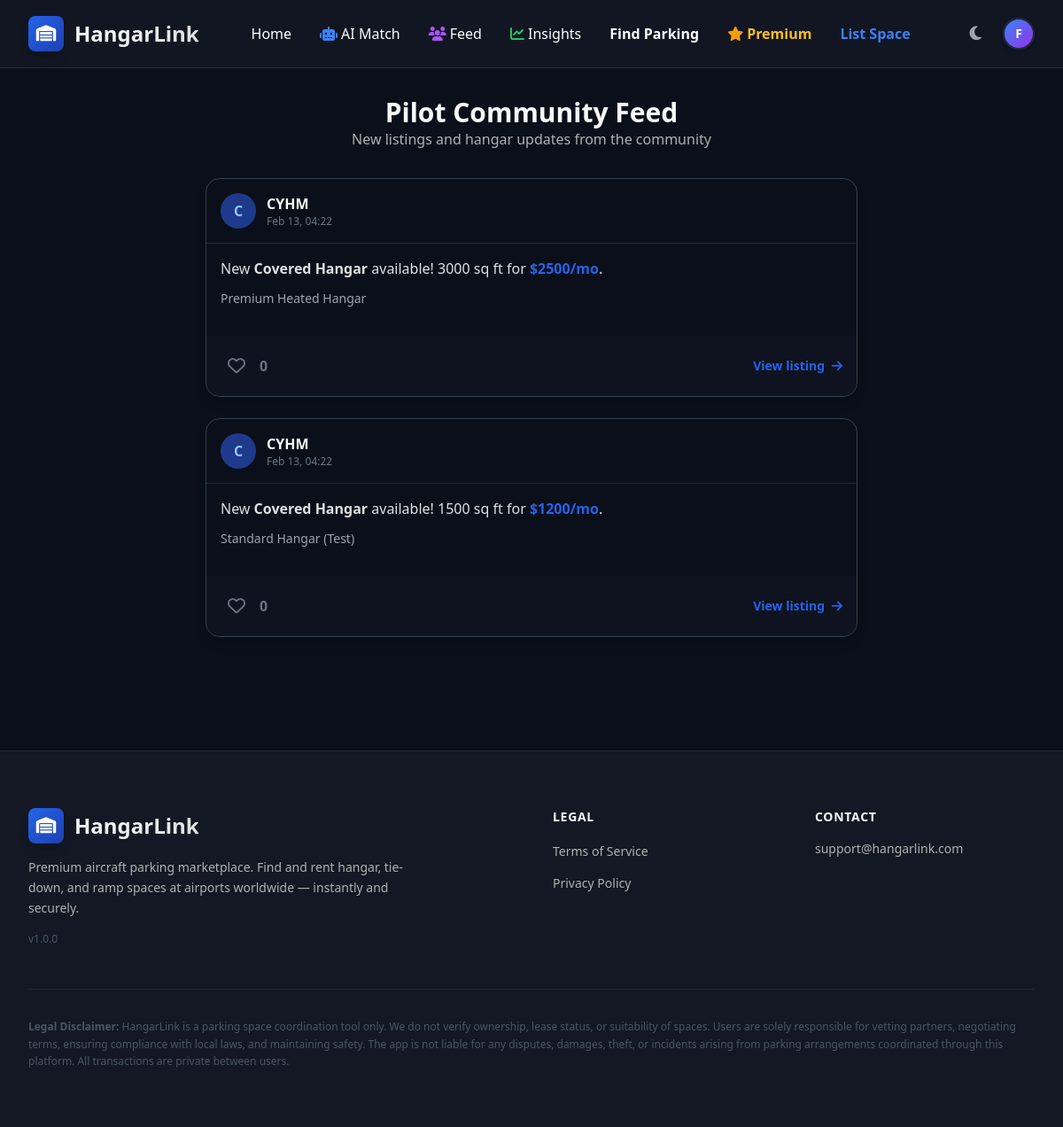
Page /feed (signed in) on the committed database.
### models.py (models this page shows, shortened)
class User(UserMixin, db.Model):
    __tablename__ = 'users'
    id = db.Column(db.Integer, primary_key=True)
    username = db.Column(db.String(80), unique=True, nullable=False)
    email = db.Column(db.String(120), unique=True, nullable=False)
    password_hash = db.Column(db.String(200), nullable=False)
    role = db.Column(db.String(20), nullable=False)  # 'owner' or 'renter'
    created_at = db.Column(db.DateTime, default=datetime.utcnow)
    alert_enabled = db.Column(db.Boolean, default=False)
    alert_airport = db.Column(db.String(4), nullable=True)
    alert_max_price = db.Column(db.Float, nullable=True)
    alert_min_size = db.Column(db.Integer, nullable=True)
    alert_covered_only = db.Column(db.Boolean, default=False)
    listings = db.relationship('Listing', backref='owner', lazy=True)
    reputation_score = db.Column(db.Float, default=5.0)
    rentals_count = db.Column(db.Integer, default=0)
    is_premium = db.Column(db.Boolean, default=False)
    subscription_tier = db.Column(db.String(20), default='free')  # 'free', 'premium'
    stripe_customer_id = db.Column(db.String(100), nullable=True)
    stripe_subscription_id = db.Column(db.String(100), nullable=True)
    subscription_expires = db.Column(db.DateTime, nullable=True)
    has_analytics_access = db.Column(db.Boolean, default=False)
    analytics_expires_at = db.Column(db.DateTime, nullable=True)
    is_admin = db.Column(db.Boolean, default=False)
    search_count_today = db.Column(db.Integer, default=0)
    search_reset_date = db.Column(db.Date, nullable=True)
    points = db.Column(db.Integer, default=0)
    referral_code = db.Column(db.String(20), unique=True, nullable=True)
    referred_by_id = db.Column(db.Integer, db.ForeignKey('users.id'), nullable=True)
    is_certified = db.Column(db.Boolean, default=False)
    seasonal_alerts = db.Column(db.Boolean, default=True) # Feature 4

class Listing(db.Model):
    __tablename__ = 'listings'
    id = db.Column(db.Integer, primary_key=True)
    airport_icao = db.Column(db.String(4), nullable=False)
    size_sqft = db.Column(db.Integer, nullable=False)
    covered = db.Column(db.Boolean, default=False)
    price_month = db.Column(db.Float, nullable=False)
    description = db.Column(db.Text, nullable=True)
    photos = db.Column(db.Text, nullable=True)  # Comma-separated filenames
    owner_id = db.Column(db.Integer, db.ForeignKey('users.id'), nullable=False)
    status = db.Column(db.String(20), default='Active')  # 'Active', 'Inactive', 'Rented'
    created_at = db.Column(db.DateTime, default=datetime.utcnow)
    updated_at = db.Column(db.DateTime, default=datetime.utcnow, onupdate=datetime.utcnow)
    is_featured = db.Column(db.Boolean, default=False)
    featured_expires_at = db.Column(db.DateTime, nullable=True)
    featured_tier = db.Column(db.String(20), nullable=True) # 'silver', 'gold', 'platinum'
    insurance_active = db.Column(db.Boolean, default=False) # Owner purchased/verified insurance
    condition_verified = db.Column(db.Boolean, default=False)
    likes = db.Column(db.Integer, default=0)
    video_url = db.Column(db.String(255), nullable=True) # For verified hangar program
    virtual_tour_url = db.Column(db.String(255), nullable=True) # Feature 2: 360/Video Tour
    health_score = db.Column(db.Integer, default=0)
    checklist_completed = db.Column(db.Boolean, default=False)
    availability_start = db.Column(db.Date, nullable=True)
    availability_end = db.Column(db.Date, nullable=True)
    is_premium_listing = db.Column(db.Boolean, default=False)  # Premium listings get priority
    bookings = db.relationship('Booking', backref='listing', lazy=True)

### routes.py (the view)
@app.route('/feed')
@login_required
def feed():
    recent_listings = Listing.query.filter_by(status='Active').order_by(Listing.created_at.desc()).limit(20).all()
    return render_template('feed.html', listings=recent_listings)

### templates/feed.html (shortened to what this page needs)
{% extends "base.html" %}
{% block content %}
<div class="max-w-3xl mx-auto px-4 py-8">
    <div class="text-center mb-8">
        <h1 class="text-3xl font-bold text-gray-900 dark:text-platinum-100">Pilot Community Feed</h1>
        <p class="text-gray-600 dark:text-platinum-300">New listings and hangar updates from the community</p>
    </div>
    <div class="space-y-6">
        {% for listing in listings %}
        <div
            class="bg-white dark:bg-dark-900 rounded-2xl shadow-lg border border-gray-200 dark:border-gray-700 overflow-hidden hover:shadow-xl transition-shadow">
            <div class="p-4 flex items-center justify-between border-b border-gray-100 dark:border-gray-800">
                <div class="flex items-center space-x-3">
                    <div
                        class="w-10 h-10 rounded-full bg-blue-100 dark:bg-blue-900 flex items-center justify-center text-blue-600 dark:text-blue-300 font-bold">
                        {{ listing.airport_icao[0] }}
                    </div>
                    <div>
                        <h3 class="font-bold text-gray-900 dark:text-platinum-100">{{ listing.airport_icao }}</h3>
                        <p class="text-xs text-gray-500">{{ listing.created_at.strftime('%b %d, %H:%M') }}</p>
                    </div>
                </div>
            </div>
            <div class="p-4">
                <p class="text-gray-800 dark:text-platinum-200 mb-3">
                    New <span class="font-semibold">{{ 'Covered Hangar' if listing.covered else 'Tie-down' }}</span>
                    available!
                    {{ listing.size_sqft }} sq ft for <span class="text-blue-600 font-bold">${{ listing.price_month|int
                        }}/mo</span>.
                </p>
                {% if listing.description %}
                <p class="text-gray-600 dark:text-gray-400 text-sm line-clamp-2 mb-4">
                    {{ listing.description }}
                </p>
                {% endif %}
            </div>
            <div class="px-4 py-3 bg-gray-50 dark:bg-dark-800/50 flex items-center justify-between">
                <button
                    class="like-btn flex items-center space-x-2 text-gray-500 hover:text-red-500 transition-colors group"
                    data-id="{{ listing.id }}">
                    <div
                        class="p-2 rounded-full group-hover:bg-red-50 dark:group-hover:bg-red-900/20 transition-colors">
                        <i class="far fa-heart text-xl group-hover:hidden"></i>
                    </div>
                    <span class="font-semibold like-count">{{ listing.likes }}</span>
                </button>
                <a href="{{ url_for('listing_detail', id=listing.id) }}"
                    class="text-blue-600 hover:text-blue-800 font-semibold text-sm">
                    View listing <i class="fas fa-arrow-right ml-1"></i>
                </a>
            </div>
        </div>
        {% endfor %}
    </div>
</div>
{% endblock %}

### templates/base.html (shortened to what this page needs)
<!DOCTYPE html>
<html lang="en" class="dark">
<head>
    <script src="https://cdn.tailwindcss.com"></script>
    <link href="https://cdnjs.cloudflare.com/ajax/libs/flowbite/2.2.1/flowbite.min.css" rel="stylesheet" />
    <link rel="stylesheet" href="https://cdnjs.cloudflare.com/ajax/libs/font-awesome/6.5.1/css/all.min.css" />
</head>
<body class="bg-platinum-100 dark:bg-dark-900 text-gray-900 dark:text-platinum-100 antialiased">
    <nav
        class="bg-white dark:bg-dark-800 border-b border-gray-200 dark:border-gray-800 sticky top-0 z-50 backdrop-blur-lg bg-opacity-90 dark:bg-opacity-90">
        <div class="max-w-7xl mx-auto px-4 sm:px-6 lg:px-8">
            <div class="flex flex-wrap items-center justify-between mx-auto py-4">
                <a href="{{ url_for('index') }}" class="flex items-center space-x-3 rtl:space-x-reverse group">
                    <div
                        class="w-10 h-10 bg-gradient-to-br from-blue-600 to-blue-800 rounded-lg flex items-center justify-center shadow-lg group-hover:shadow-xl transition-all">
                        <i class="fas fa-warehouse text-white text-lg"></i>
                    </div>
                    <span
                        class="self-center text-2xl font-bold whitespace-nowrap bg-gradient-to-r from-navy-900 to-blue-700 dark:from-platinum-100 dark:to-platinum-200 bg-clip-text text-transparent">HangarLink</span>
                </a>
                <div class="flex items-center md:order-2 space-x-3 md:space-x-4 rtl:space-x-reverse">
                    <button id="theme-toggle" type="button"
                        class="p-2 text-gray-500 dark:text-gray-400 hover:bg-gray-100 dark:hover:bg-gray-700 focus:outline-none focus:ring-4 focus:ring-gray-200 dark:focus:ring-gray-700 rounded-lg text-sm">
                        <i class="fas fa-moon text-lg" id="theme-toggle-dark-icon"></i>
                    </button>
                    {% if current_user.is_authenticated %}
                    <button type="button"
                        class="flex text-sm bg-gray-800 rounded-full md:me-0 focus:ring-4 focus:ring-gray-300 dark:focus:ring-gray-600"
                        id="user-menu-button" aria-expanded="false" data-dropdown-toggle="user-dropdown"
                        data-dropdown-placement="bottom">
                        <div
                            class="w-9 h-9 rounded-full bg-gradient-to-br from-blue-500 to-purple-600 flex items-center justify-center text-white font-bold border-2 border-white dark:border-gray-800 shadow-md">
                            {{ current_user.username[0]|upper }}
                        </div>
                    </button>
                    {% endif %}
                </div>
                <div class="items-center justify-between hidden w-full md:flex md:w-auto md:order-1" id="navbar-sticky">
                    <ul
                        class="flex flex-col p-4 md:p-0 mt-4 font-medium border border-gray-100 rounded-lg bg-gray-50 md:space-x-8 rtl:space-x-reverse md:flex-row md:mt-0 md:border-0 md:bg-white dark:bg-gray-800 md:dark:bg-transparent dark:border-gray-700">
                        <li>
                            <a href="{{ url_for('index') }}"
                                class="block py-2 px-3 text-gray-900 rounded hover:bg-gray-100 md:hover:bg-transparent md:hover:text-blue-700 md:p-0 dark:text-white md:dark:hover:text-blue-500 dark:hover:bg-gray-700 dark:hover:text-white md:dark:hover:bg-transparent dark:border-gray-700">Home</a>
                        </li>
                        <li>
                            <a href="{{ url_for('matches') }}"
                                class="block py-2 px-3 text-gray-900 rounded hover:bg-gray-100 md:hover:bg-transparent md:hover:text-blue-700 md:p-0 dark:text-white md:dark:hover:text-blue-500 dark:hover:bg-gray-700 dark:hover:text-white md:dark:hover:bg-transparent dark:border-gray-700">
                                <i class="fas fa-robot text-blue-500 mr-1 md:hidden lg:inline"></i>AI Match
                            </a>
                        </li>
                        <li>
                            <a href="{{ url_for('feed') }}"
                                class="block py-2 px-3 text-gray-900 rounded hover:bg-gray-100 md:hover:bg-transparent md:hover:text-blue-700 md:p-0 dark:text-white md:dark:hover:text-blue-500 dark:hover:bg-gray-700 dark:hover:text-white md:dark:hover:bg-transparent dark:border-gray-700">
                                <i class="fas fa-users text-purple-500 mr-1 md:hidden lg:inline"></i>Feed
                            </a>
                        </li>
                        <li>
                            <a href="{{ url_for('insights') }}"
                                class="block py-2 px-3 text-gray-900 rounded hover:bg-gray-100 md:hover:bg-transparent md:hover:text-blue-700 md:p-0 dark:text-white md:dark:hover:text-blue-500 dark:hover:bg-gray-700 dark:hover:text-white md:dark:hover:bg-transparent dark:border-gray-700">
                                <i class="fas fa-chart-line text-green-500 mr-1 md:hidden lg:inline"></i>Insights
                            </a>
                        </li>
                        <li>
                            <a href="{{ url_for('listings') }}"
                                class="block py-2 px-3 text-gray-900 rounded hover:bg-gray-100 md:hover:bg-transparent md:hover:text-blue-700 md:p-0 dark:text-white md:dark:hover:text-blue-500 dark:hover:bg-gray-700 dark:hover:text-white md:dark:hover:bg-transparent dark:border-gray-700 font-bold">Find
                                Parking</a>
                        </li>
                        <li>
                            <a href="{{ url_for('pricing') }}"
                                class="block py-2 px-3 text-gray-900 rounded hover:bg-gray-100 md:hover:bg-transparent md:hover:text-amber-500 md:p-0 dark:text-amber-400 md:dark:hover:text-amber-300 dark:hover:bg-gray-700 dark:hover:text-white md:dark:hover:bg-transparent dark:border-gray-700 font-bold">
                                <i class="fas fa-star text-amber-500 mr-1 md:hidden lg:inline"></i>Premium
                            </a>
                        </li>
                        {% if current_user.is_authenticated %}
                        <li>
                            <a href="{{ url_for('post_listing_confirm') }}"
                                class="block py-2 px-3 text-blue-600 rounded hover:bg-gray-100 md:hover:bg-transparent md:hover:text-blue-700 md:p-0 dark:text-blue-500 md:dark:hover:text-blue-400 dark:hover:bg-gray-700 dark:hover:text-white md:dark:hover:bg-transparent dark:border-gray-700 font-bold">List
                                Space</a>
                        </li>
                        {% endif %}
                    </ul>
                </div>
            </div>
        </div>
    </nav>
    <main>
        {% block content %}{% endblock %}
    </main>
    <footer class="bg-white dark:bg-dark-800 border-t border-gray-200 dark:border-gray-800 mt-24 pb-20 md:pb-0">
        <div class="max-w-7xl mx-auto px-6 lg:px-8 py-16">
            <div class="grid grid-cols-1 md:grid-cols-4 gap-12 mb-12">
                <div class="md:col-span-2">
                    <div class="flex items-center space-x-3 mb-4">
                        <div
                            class="w-10 h-10 bg-gradient-to-br from-blue-600 to-blue-800 rounded-lg flex items-center justify-center shadow-lg">
                            <i class="fas fa-warehouse text-white text-lg"></i>
                        </div>
                        <span
                            class="text-2xl font-bold bg-gradient-to-r from-navy-900 to-blue-700 dark:from-platinum-100 dark:to-platinum-200 bg-clip-text text-transparent">
                        </span>
                    </div>
                    <p class="text-gray-600 dark:text-platinum-300 text-sm leading-relaxed max-w-md">
                        Premium aircraft parking marketplace. Find and rent hangar, tie-down, and ramp spaces at
                        airports worldwide — instantly and securely.
                    </p>
                    <p class="text-gray-400 dark:text-gray-600 text-xs mt-4 font-medium">{{ app_version }}</p>
                </div>
                <div>
                    <h3 class="text-sm font-bold text-gray-900 dark:text-platinum-100 uppercase tracking-wider mb-4">
                        Legal</h3>
                    <ul class="space-y-3">
                        <li><a href="{{ url_for('terms') }}"
                                class="text-gray-600 dark:text-platinum-300 hover:text-blue-600 dark:hover:text-blue-400 text-sm transition-colors">Terms
                                of Service</a></li>
                        <li><a href="{{ url_for('privacy') }}"
                                class="text-gray-600 dark:text-platinum-300 hover:text-blue-600 dark:hover:text-blue-400 text-sm transition-colors">Privacy
                                Policy</a></li>
                    </ul>
                </div>
                <div>
                    <h3 class="text-sm font-bold text-gray-900 dark:text-platinum-100 uppercase tracking-wider mb-4">
                        Contact</h3>
                    <p class="text-gray-600 dark:text-platinum-300 text-sm">support@hangarlink.com</p>
                </div>
            </div>
            <div class="pt-8 border-t border-gray-200 dark:border-gray-800">
                <p class="text-gray-500 dark:text-gray-600 text-xs leading-relaxed">
                    <strong class="font-semibold">Legal Disclaimer:</strong> {{ legal_disclaimer }}
                </p>
            </div>
        </div>
    </footer>
</body>
</html>

### rows in the picture
User: username "F"
Listing: airport_icao "C", airport_icao "CYHM", created_at "Feb 13, 04:22", covered "Covered Hangar", size_sqft "3000", price_month "2500", description "Premium Heated Hangar", likes "0"
Listing: airport_icao "C", airport_icao "CYHM", created_at "Feb 13, 04:22", covered "Covered Hangar", size_sqft "1500", price_month "1200", description "Standard Hangar (Test)", likes "0"

### other values in the picture
{{ app_version }} "v1.0.0"
